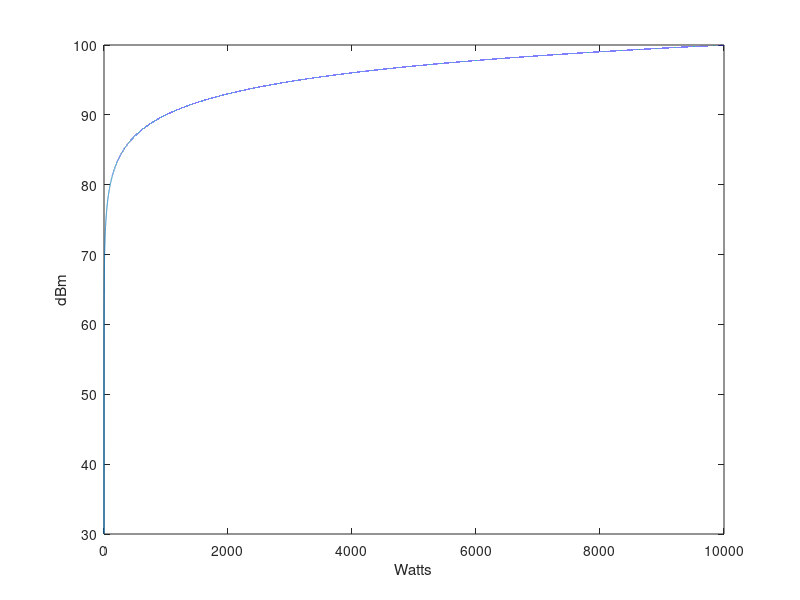

Write MATLAB code to recreate this figure.
%% EE 401: Homework 1

clear all
close all
clc

watts = input('Input Power (Watts): ');
dbm = 10*log10((watts)*10^3/1e-3);
display(dbm);

watts = linspace(1e-3,10000,100000);
dbm = 10*log10((watts)*10^3/1e-3);

figure(1);
plot(watts,dbm);
xlabel('Watts');
ylabel('dBm');